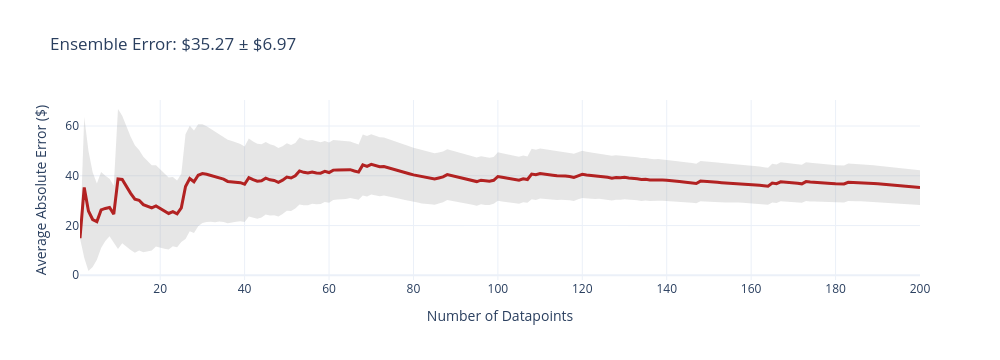
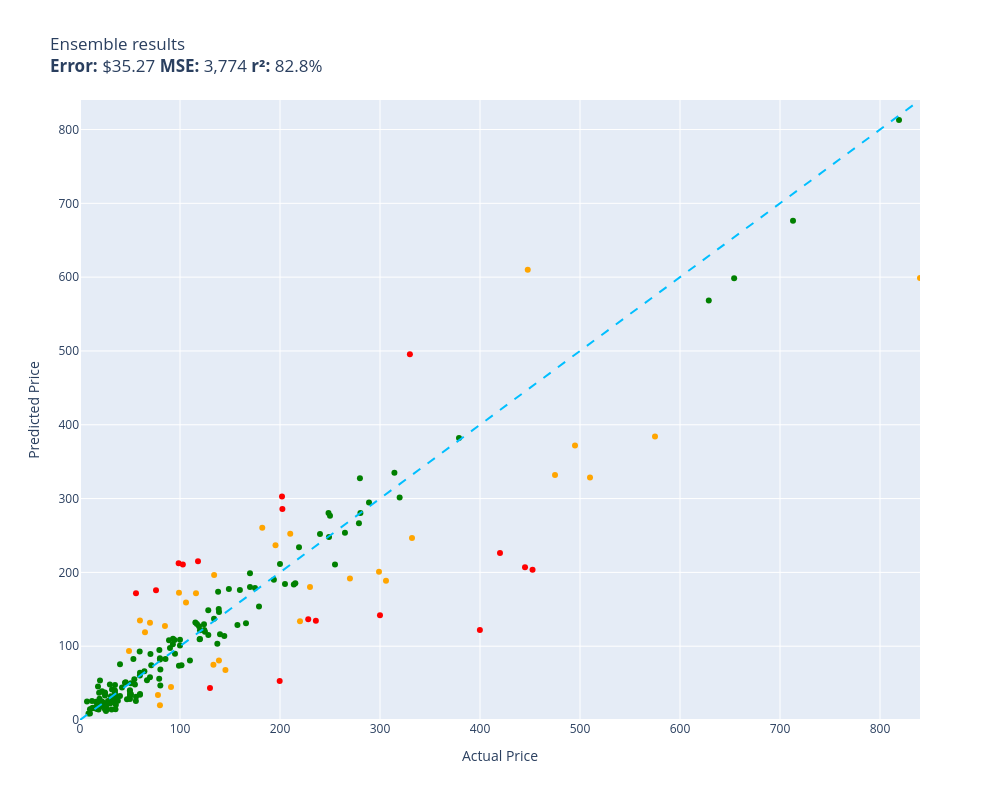

The notebook cell saved with these charts, in order:
### Code cell
evaluate(ensemble, test)

### Figure 1 — Plotly figure (JSON) as saved in the notebook; plotly's stock layout.template omitted (floating-point values rounded to 4 significant figures; data arrays with more than 128 entries replaced by an {"elided": "..."} marker saying what was removed)
{"data": [{"fill": "toself", "fillcolor": "rgba(128,128,128,0.2)", "hoverinfo": "skip", "line": {"color": "rgba(255,255,255,0)"}, "name": "95% CI", "showlegend": false, "type": "scatter", "x": {"elided": "400 int values"}, "y": {"elided": "400 float values"}}, {"customdata": {"elided": "200x1 float values"}, "hovertemplate": "n=%{x}<br>Avg Error=$%{y:,.2f}<br>±95% CI=$%{customdata[0]:,.2f}<extra></extra>", "line": {"color": "firebrick", "width": 3}, "mode": "lines", "name": "Cumulative Avg Error", "type": "scatter", "x": {"elided": "200 int values"}, "y": {"elided": "200 float values"}}], "layout": {"height": 360, "showlegend": false, "title": {"text": "Ensemble Error: $35.27 ± $6.97"}, "width": 1000, "xaxis": {"title": {"text": "Number of Datapoints"}}, "yaxis": {"title": {"text": "Average Absolute Error ($)"}}}}

### Figure 2 — Plotly figure (JSON) as saved in the notebook; plotly's stock layout.template omitted (floating-point values rounded to 4 significant figures; data arrays with more than 128 entries replaced by an {"elided": "..."} marker saying what was removed)
{"data": [{"customdata": {"elided": "153x1 str values"}, "hovertemplate": "%{customdata[0]}<extra></extra>", "legendgroup": "green", "marker": {"color": "green", "size": 6, "symbol": "circle"}, "mode": "markers", "name": "green", "orientation": "v", "showlegend": true, "type": "scatter", "x": {"elided": "153 float values"}, "xaxis": "x", "y": {"elided": "153 float values"}, "yaxis": "y"}, {"customdata": [["telpo Headlight Assembly Fit For 15 Camr...\nGuess=$171.71 Actual=$115.99"], ["RBC12-UPC Replacement Battery Cartridge ...\nGuess=$180.19 Actual=$229.99"], ["APS iBoard 6-inch Aluminum (Black Powder...\nGuess=$252.48 Actual=$210.23"], ["HK SYSTEMS 13\" Heavy Duty Black \"Push\" O...\nGuess=$127.47 Actual=$84.95"], ["Bam Trekking 3027SB Single Black Clarine...\nGuess=$246.57 Actual=$332.00"], ["Mini PC, Kinupute Desktop Computer E3-12...\nGuess=$371.92 Actual=$495.00"], ["Clementoni 39132.5 Jigsaw Puzzle 1,000 P...\nGuess=$19.92 Actual=$79.95"], ["Dakota Alert MURS Alert Probe Sensor - M...\nGuess=$133.84 Actual=$219.99"], ["Wenger City Upgrade Laptop Backpack with...\nGuess=$67.57 Actual=$145.42"], ["KOHLER 18865-CP Filtered Water Faucet, P...\nGuess=$331.93 Actual=$475.00"], ["Diversitech WG840585 Motor, (Ddb) 1/3Hp,...\nGuess=$196.61 Actual=$134.12"], ["Webcem Solar Shed Light Outdoor Indoor, ...\nGuess=$33.84 Actual=$77.96"], ["Festool 492370 Platin 2 S1000 Grit 6-Inc...\nGuess=$44.68 Actual=$91.00"], ["LEGO Marvel Avengers War Machine Buster ...\nGuess=$134.82 Actual=$59.95"], ["ANZO USA 111207 GMC SIERRA 99-06 / YUKON...\nGuess=$260.48 Actual=$182.28"], ["Kingston Brass KS269SN Kingston Clawfoot...\nGuess=$188.77 Actual=$305.99"], ["Aeromotive 13304 Regulator, X1 Adjustabl...\nGuess=$191.60 Actual=$269.95"], ["Walker Exhaust Ultra EPA 16478 Direct Fi...\nGuess=$384.01 Actual=$574.99"], ["Mikrotik RB3011UIAS-RM RouterBOARD 10xGi...\nGuess=$200.91 Actual=$299.00"], ["MXR Carbon Copy Deluxe Analog Delay Guit...\nGuess=$236.90 Actual=$195.50"], ["Auertech Portable Washing Machine, 14lbs...\nGuess=$172.43 Actual=$98.99"], ["New Replacement seat cover fits Yamaha M...\nGuess=$80.70 Actual=$138.95"], ["UPR Mach 1 Chin Spoiler Fits 94-98 Musta...\nGuess=$118.76 Actual=$64.99"], ["Skullcandy Hesh Evo Bluetooth Headphones...\nGuess=$131.81 Actual=$69.99"], ["Competition Clutch Disc and Pressure Pla...\nGuess=$328.51 Actual=$510.00"], ["KUNFINE Android Radio CarPlay & Android ...\nGuess=$159.16 Actual=$106.00"], ["A-Premium Front Suspension Steering Knuc...\nGuess=$93.60 Actual=$48.99"], ["Dell XPS 13 9343-2727SLV 13.3\" Full HD S...\nGuess=$598.79 Actual=$839.99"], ["Steering Wheel, Carbon Fiber Automotive ...\nGuess=$609.85 Actual=$447.74"], ["Targus CityGear Durable Backpack, Black,...\nGuess=$75.01 Actual=$133.43"]], "hovertemplate": "%{customdata[0]}<extra></extra>", "legendgroup": "orange", "marker": {"color": "orange", "size": 6, "symbol": "circle"}, "mode": "markers", "name": "orange", "orientation": "v", "showlegend": true, "type": "scatter", "x": [116.0, 230.0, 210.2, 84.95, 332.0, 495.0, 79.95, 220.0, 145.4, 475.0, 134.1, 77.96, 91.0, 59.95, 182.3, 306.0, 269.9, 575.0, 299.0, 195.5, 98.99, 138.9, 64.99, 69.99, 510.0, 106.0, 48.99, 840.0, 447.7, 133.4], "xaxis": "x", "y": [171.7, 180.2, 252.5, 127.5, 246.6, 371.9, 19.92, 133.8, 67.57, 331.9, 196.6, 33.84, 44.68, 134.8, 260.5, 188.8, 191.6, 384.0, 200.9, 236.9, 172.4, 80.7, 118.8, 131.8, 328.5, 159.2, 93.6, 598.8, 609.8, 75.01], "yaxis": "y"}, {"customdata": [["Pump Head TBVECHI 175PSI 4KW 5.5HP 21CFM...\nGuess=$495.51 Actual=$329.90"], ["DEWALT 20V MAX* XR Impact Driver with Bl...\nGuess=$203.41 Actual=$452.53"], ["Aolemi Oil Rubbed Bronze Single Function...\nGuess=$212.35 Actual=$98.65"], ["JRready ST6313 DT Deutsch Connector Kit,...\nGuess=$52.88 Actual=$199.68"], ["AUTOFREE LED Tail Lights Assembly Compat...\nGuess=$302.88 Actual=$201.99"], ["3D Tree Hole Branches 075 Stair Risers D...\nGuess=$43.29 Actual=$129.99"], ["Evan-Fischer Front Bumper Cover Compatib...\nGuess=$285.97 Actual=$202.38"], ["Sumerain S1339CM Double Handle Widesprea...\nGuess=$134.39 Actual=$235.86"], ["Lighted Triangle Mirror Cabinet Bathroom...\nGuess=$206.90 Actual=$445.00"], ["BESTILL Wall Mounted Shower Faucet Set, ...\nGuess=$175.86 Actual=$76.00"], ["Pioneer 2AM401-BN Two Handle Kitchen Fau...\nGuess=$136.35 Actual=$228.22"], ["LSI Broadcom SAS 9300-8i 8-port 12Gb/s S...\nGuess=$215.07 Actual=$118.00"], ["Canon Sure Shot 90u 35mm Date Camera\nGuess=$121.97 Actual=$399.89"], ["Linkloos Solar Street Lights Outdoor Wat...\nGuess=$171.87 Actual=$55.99"], ["GENUINE VOLVO THERMOSTAT (3.0, 3.2) S60 ...\nGuess=$210.84 Actual=$102.85"], ["Pacific Drums PDCM1618TTRB 16 x 18 Inche...\nGuess=$226.19 Actual=$419.99"], ["HP Laserjet 2100 Laser Printer W/Test Pr...\nGuess=$141.75 Actual=$299.98"]], "hovertemplate": "%{customdata[0]}<extra></extra>", "legendgroup": "red", "marker": {"color": "red", "size": 6, "symbol": "circle"}, "mode": "markers", "name": "red", "orientation": "v", "showlegend": true, "type": "scatter", "x": [329.9, 452.5, 98.65, 199.7, 202.0, 130.0, 202.4, 235.9, 445.0, 76.0, 228.2, 118.0, 399.9, 55.99, 102.8, 420.0, 300.0], "xaxis": "x", "y": [495.5, 203.4, 212.4, 52.88, 302.9, 43.29, 286.0, 134.4, 206.9, 175.9, 136.3, 215.1, 122.0, 171.9, 210.8, 226.2, 141.8], "yaxis": "y"}, {"hoverinfo": "skip", "line": {"color": "deepskyblue", "dash": "dash", "width": 2}, "mode": "lines", "name": "y = x", "showlegend": false, "type": "scatter", "x": [0, 840.0], "y": [0, 840.0]}], "layout": {"height": 800, "legend": {"title": {"text": "color"}, "tracegroupgap": 0}, "showlegend": false, "title": {"text": "Ensemble results<br><b>Error:</b> $35.27 <b>MSE:</b> 3,774 <b>r²:</b> 82.8%"}, "width": 1000, "xaxis": {"anchor": "y", "domain": [0, 1], "range": [0, 840.0], "title": {"text": "Actual Price"}}, "yaxis": {"anchor": "x", "domain": [0, 1], "range": [0, 840.0], "title": {"text": "Predicted Price"}}}}
